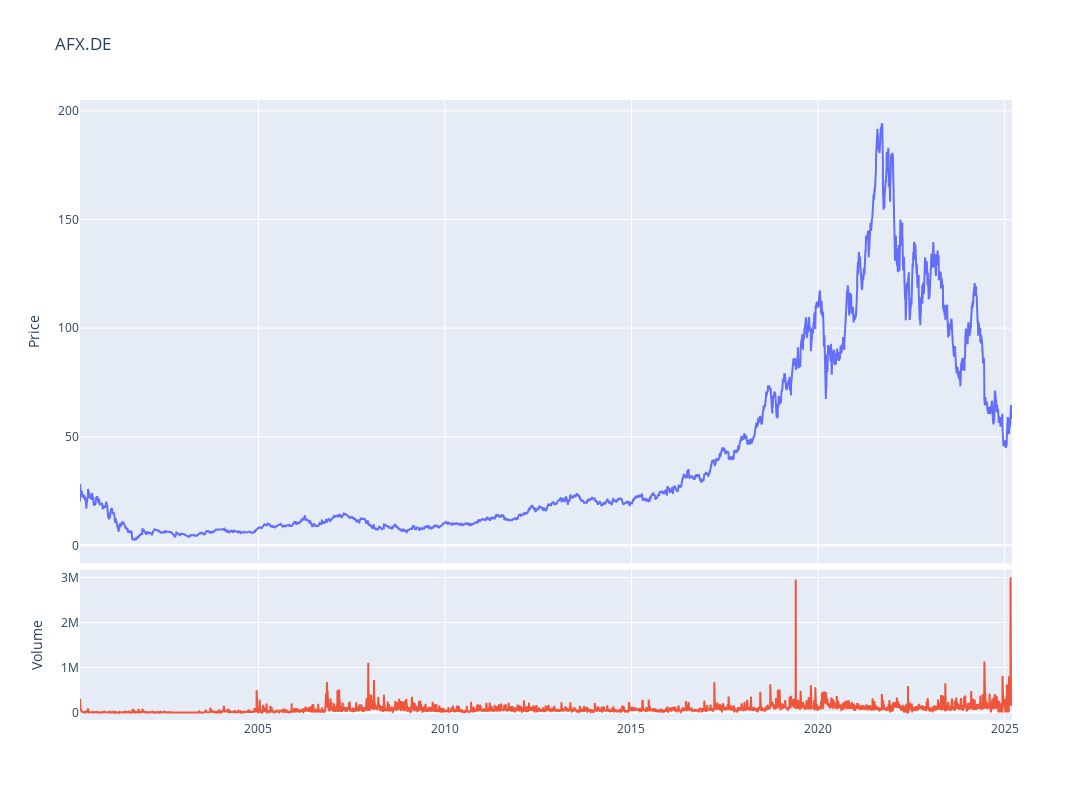

Notebook code for this chart:
### Code cell
fig = make_subplots(rows=4, cols=1,shared_xaxes=True,vertical_spacing=0.01,specs=[[{'rowspan':3,'colspan':1}],[None],[None],[{'rowspan':1,'colspan':1}]])

# Graph (1,1)
fig.add_trace(go.Scatter(x=stock_ticker.index,y=stock_ticker['Adj Close'],mode="lines",name=f"{ticker}"),row=1, col=1)
# Update xaxis properties
fig.update_yaxes(title_text="Price", row=1, col=1)

# Graph (4,1)
fig.add_trace(go.Scatter(x=stock_ticker.index,y=stock_ticker['Volume'],mode="lines",name='Volume'),row=4, col=1)
fig.update_yaxes(title_text="Volume", row=4, col=1)

fig.update_layout(height=800, width=1300,showlegend=False,title=f"{ticker}")

fig.show()

### Figure 1 — Plotly figure (JSON) as saved in the notebook; plotly's stock layout.template omitted (floating-point values rounded to 4 significant figures; data arrays with more than 128 entries replaced by an {"elided": "..."} marker saying what was removed)
{"data": [{"mode": "lines", "name": "AFX.DE", "type": "scatter", "x": {"elided": "6386 str values"}, "xaxis": "x", "y": {"elided": "6386 float values"}, "yaxis": "y"}, {"mode": "lines", "name": "Volume", "type": "scatter", "x": {"elided": "6386 str values"}, "xaxis": "x2", "y": {"elided": "6386 int values"}, "yaxis": "y2"}], "layout": {"height": 800, "showlegend": false, "title": {"text": "AFX.DE"}, "width": 1300, "xaxis": {"anchor": "y", "domain": [0, 1], "matches": "x2", "showticklabels": false}, "xaxis2": {"anchor": "y2", "domain": [0, 1]}, "yaxis": {"anchor": "x", "domain": [0.2525, 1], "title": {"text": "Price"}}, "yaxis2": {"anchor": "x2", "domain": [0, 0.2425], "title": {"text": "Volume"}}}}
